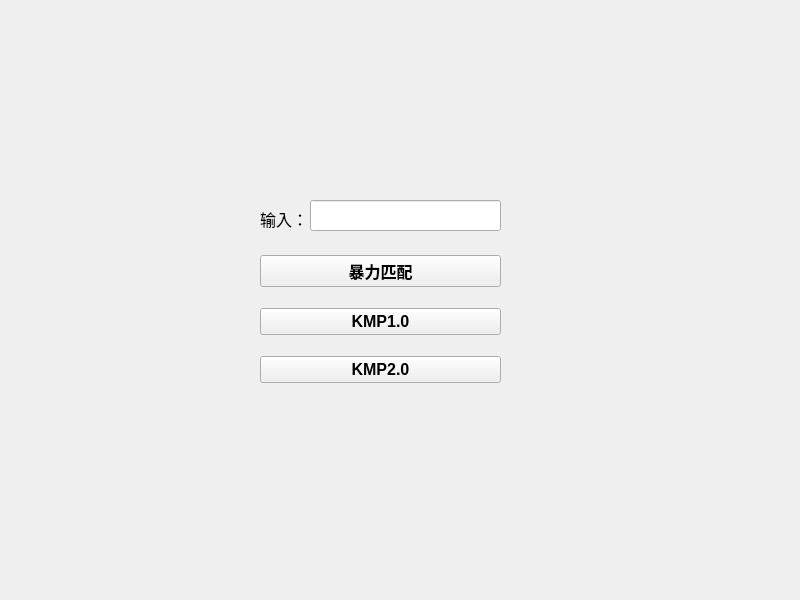
<?xml version="1.0" encoding="UTF-8"?>
<ui version="4.0">
 <class>MainWindow</class>
 <widget class="QMainWindow" name="MainWindow">
  <property name="geometry">
   <rect>
    <x>0</x>
    <y>0</y>
    <width>800</width>
    <height>600</height>
   </rect>
  </property>
  <property name="windowTitle">
   <string>模式串匹配</string>
  </property>
  <widget class="QWidget" name="centralwidget">
   <widget class="QLineEdit" name="lineEdit">
    <property name="geometry">
     <rect>
      <x>310</x>
      <y>200</y>
      <width>191</width>
      <height>31</height>
     </rect>
    </property>
   </widget>
   <widget class="QLabel" name="label">
    <property name="geometry">
     <rect>
      <x>260</x>
      <y>208</y>
      <width>69</width>
      <height>21</height>
     </rect>
    </property>
    <property name="font">
     <font>
      <pointsize>12</pointsize>
     </font>
    </property>
    <property name="text">
     <string>输入：</string>
    </property>
   </widget>
   <widget class="QWidget" name="">
    <property name="geometry">
     <rect>
      <x>260</x>
      <y>240</y>
      <width>241</width>
      <height>161</height>
     </rect>
    </property>
    <layout class="QVBoxLayout" name="verticalLayout">
     <item>
      <widget class="QPushButton" name="pushButton">
       <property name="font">
        <font>
         <pointsize>12</pointsize>
         <bold>true</bold>
        </font>
       </property>
       <property name="text">
        <string>暴力匹配</string>
       </property>
      </widget>
     </item>
     <item>
      <widget class="QPushButton" name="pushButton_2">
       <property name="font">
        <font>
         <pointsize>12</pointsize>
         <bold>true</bold>
        </font>
       </property>
       <property name="text">
        <string>KMP1.0</string>
       </property>
      </widget>
     </item>
     <item>
      <widget class="QPushButton" name="pushButton_3">
       <property name="font">
        <font>
         <pointsize>12</pointsize>
         <bold>true</bold>
        </font>
       </property>
       <property name="text">
        <string>KMP2.0</string>
       </property>
      </widget>
     </item>
    </layout>
   </widget>
  </widget>
  <widget class="QMenuBar" name="menubar">
   <property name="geometry">
    <rect>
     <x>0</x>
     <y>0</y>
     <width>800</width>
     <height>25</height>
    </rect>
   </property>
  </widget>
 </widget>
 <resources/>
 <connections/>
</ui>
